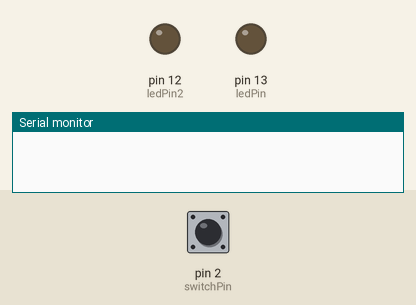
A sketch run on a simulated Arduino Uno, built with avr-gcc and run on an emulated ATmega328P. Shown: output pins drawn as LEDs (lit = HIGH), the last lines printed to the serial monitor. The inputs (shaded band) are chosen by the test bench; at power-on: pin 2 (switchPin) LOW.

Above: at 1.2 s.
1.3 s: pin 2 (switchPin) pulled HIGH for 0.15 s
At 2.6 s:
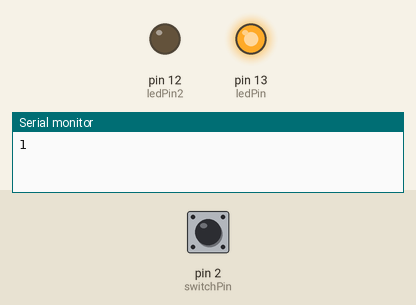
2.9 s: pin 2 (switchPin) pulled HIGH for 1 s
At 5.1 s:
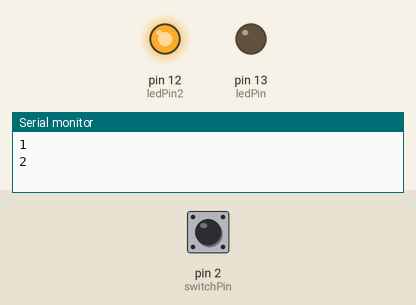
5.4 s: pin 2 (switchPin) pulled HIGH for 3.2 s
At 10.0 s:
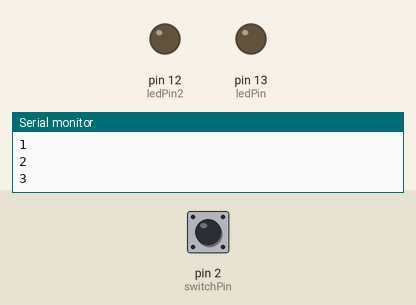
Timing chart, 0 to 11.5 s (numbered marks = the images above; inputs shaded):
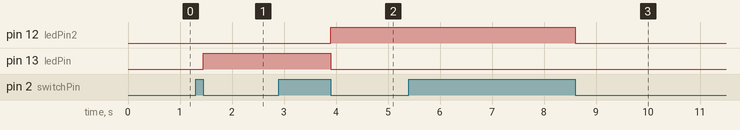

The sketch:

LEDCounter.ino
```cpp
const int ledPin = 13;
const int ledPin2 = 12;
const int switchPin = 2;
int switchRead = 0;

int counter = 0;

boolean pressing = false;
void setup() {
  // put your setup code here, to run once:
  pinMode(ledPin, OUTPUT);
  pinMode(ledPin2, OUTPUT);

  pinMode(switchPin, INPUT);
  Serial.begin(9600);
}

void loop() {
  // put your main code here, to run repeatedly:
  //digitalWrite(ledPin, HIGH);
  switchRead = digitalRead(switchPin);
  //Serial.println(switchRead);
  if (switchRead == 1) {
    pressing = true;
  }

  //We want to check if the button is currently released and has been pressed before its been released
  if (switchRead == 0 && pressing == true) {
    //setting up for the next time we press
    pressing = false;
    //Do something
    counter++;
    Serial.println(counter);
  }

  if (counter == 1) {
    digitalWrite(ledPin, HIGH);
    digitalWrite(ledPin2, LOW);
  } else if (counter == 2) {
    digitalWrite(ledPin, LOW);
    digitalWrite(ledPin2, HIGH);
  } else {
    counter = 0;
    digitalWrite(ledPin, LOW);
    digitalWrite(ledPin2, LOW);
  }


}
```

Measured:
- after the input at 1.3 s, pin 13 (ledPin): LOW → HIGH after 0.15 s
- after the input at 2.9 s, pin 12 (ledPin2): LOW → HIGH after 1.0 s; pin 13 (ledPin): HIGH → LOW after 1.0 s
- after the input at 5.4 s, pin 12 (ledPin2): HIGH → LOW after 3.2 s
